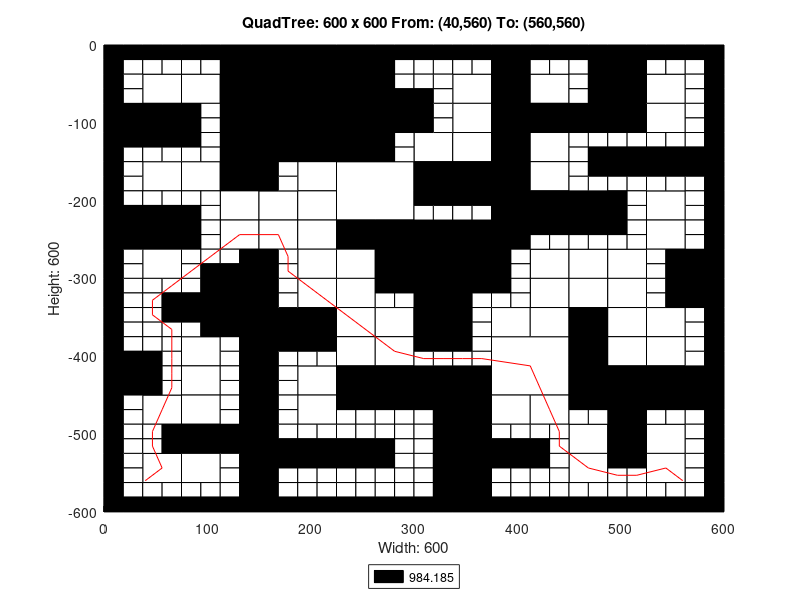

Source code (MATLAB):
axis([0 600 -600 0]);
title('QuadTree: 600 x 600 From: (40,560) To: (560,560)');
xlabel('Width: 600');
ylabel('Height: 600');
rectangle('Position',[150 -75 75 75], 'FaceColor',[0 0 0]);
rectangle('Position',[150 -150 75 75], 'FaceColor',[0 0 0]);
rectangle('Position',[225 -225 75 75], 'FaceColor',[1 1 1]);
rectangle('Position',[300 -300 75 75], 'FaceColor',[0 0 0]);
rectangle('Position',[375 -450 75 75], 'FaceColor',[1 1 1]);
rectangle('Position',[37.5 -75 37.5 37.5], 'FaceColor',[1 1 1]);
rectangle('Position',[112.5 -37.5 37.5 37.5], 'FaceColor',[0 0 0]);
rectangle('Position',[75 -75 37.5 37.5], 'FaceColor',[1 1 1]);
rectangle('Position',[112.5 -75 37.5 37.5], 'FaceColor',[0 0 0]);
rectangle('Position',[0 -112.5 37.5 37.5], 'FaceColor',[0 0 0]);
rectangle('Position',[37.5 -112.5 37.5 37.5], 'FaceColor',[0 0 0]);
rectangle('Position',[112.5 -112.5 37.5 37.5], 'FaceColor',[0 0 0]);
rectangle('Position',[112.5 -150 37.5 37.5], 'FaceColor',[0 0 0]);
rectangle('Position',[225 -37.5 37.5 37.5], 'FaceColor',[0 0 0]);
rectangle('Position',[225 -75 37.5 37.5], 'FaceColor',[0 0 0]);
rectangle('Position',[225 -112.5 37.5 37.5], 'FaceColor',[0 0 0]);
rectangle('Position',[262.5 -112.5 37.5 37.5], 'FaceColor',[0 0 0]);
rectangle('Position',[225 -150 37.5 37.5], 'FaceColor',[0 0 0]);
rectangle('Position',[37.5 -187.5 37.5 37.5], 'FaceColor',[1 1 1]);
rectangle('Position',[75 -187.5 37.5 37.5], 'FaceColor',[1 1 1]);
rectangle('Position',[112.5 -187.5 37.5 37.5], 'FaceColor',[0 0 0]);
rectangle('Position',[112.5 -225 37.5 37.5], 'FaceColor',[1 1 1]);
rectangle('Position',[0 -262.5 37.5 37.5], 'FaceColor',[0 0 0]);
rectangle('Position',[37.5 -262.5 37.5 37.5], 'FaceColor',[0 0 0]);
rectangle('Position',[37.5 -300 37.5 37.5], 'FaceColor',[1 1 1]);
rectangle('Position',[112.5 -262.5 37.5 37.5], 'FaceColor',[1 1 1]);
rectangle('Position',[187.5 -187.5 37.5 37.5], 'FaceColor',[1 1 1]);
rectangle('Position',[150 -225 37.5 37.5], 'FaceColor',[1 1 1]);
rectangle('Position',[187.5 -225 37.5 37.5], 'FaceColor',[1 1 1]);
rectangle('Position',[150 -262.5 37.5 37.5], 'FaceColor',[1 1 1]);
rectangle('Position',[187.5 -262.5 37.5 37.5], 'FaceColor',[1 1 1]);
rectangle('Position',[187.5 -300 37.5 37.5], 'FaceColor',[1 1 1]);
rectangle('Position',[225 -262.5 37.5 37.5], 'FaceColor',[0 0 0]);
rectangle('Position',[262.5 -262.5 37.5 37.5], 'FaceColor',[0 0 0]);
rectangle('Position',[225 -300 37.5 37.5], 'FaceColor',[1 1 1]);
rectangle('Position',[262.5 -300 37.5 37.5], 'FaceColor',[0 0 0]);
rectangle('Position',[337.5 -75 37.5 37.5], 'FaceColor',[1 1 1]);
rectangle('Position',[375 -37.5 37.5 37.5], 'FaceColor',[0 0 0]);
rectangle('Position',[375 -75 37.5 37.5], 'FaceColor',[0 0 0]);
rectangle('Position',[412.5 -75 37.5 37.5], 'FaceColor',[1 1 1]);
rectangle('Position',[337.5 -112.5 37.5 37.5], 'FaceColor',[1 1 1]);
rectangle('Position',[300 -150 37.5 37.5], 'FaceColor',[1 1 1]);
rectangle('Position',[337.5 -150 37.5 37.5], 'FaceColor',[1 1 1]);
rectangle('Position',[375 -112.5 37.5 37.5], 'FaceColor',[0 0 0]);
rectangle('Position',[412.5 -112.5 37.5 37.5], 'FaceColor',[0 0 0]);
rectangle('Position',[375 -150 37.5 37.5], 'FaceColor',[0 0 0]);
rectangle('Position',[412.5 -150 37.5 37.5], 'FaceColor',[1 1 1]);
rectangle('Position',[487.5 -37.5 37.5 37.5], 'FaceColor',[0 0 0]);
rectangle('Position',[487.5 -75 37.5 37.5], 'FaceColor',[0 0 0]);
rectangle('Position',[525 -75 37.5 37.5], 'FaceColor',[1 1 1]);
rectangle('Position',[450 -112.5 37.5 37.5], 'FaceColor',[0 0 0]);
rectangle('Position',[487.5 -112.5 37.5 37.5], 'FaceColor',[0 0 0]);
rectangle('Position',[525 -112.5 37.5 37.5], 'FaceColor',[1 1 1]);
rectangle('Position',[300 -187.5 37.5 37.5], 'FaceColor',[0 0 0]);
rectangle('Position',[337.5 -187.5 37.5 37.5], 'FaceColor',[0 0 0]);
rectangle('Position',[375 -187.5 37.5 37.5], 'FaceColor',[0 0 0]);
rectangle('Position',[412.5 -187.5 37.5 37.5], 'FaceColor',[1 1 1]);
rectangle('Position',[375 -225 37.5 37.5], 'FaceColor',[0 0 0]);
rectangle('Position',[412.5 -225 37.5 37.5], 'FaceColor',[0 0 0]);
rectangle('Position',[375 -262.5 37.5 37.5], 'FaceColor',[0 0 0]);
rectangle('Position',[412.5 -300 37.5 37.5], 'FaceColor',[1 1 1]);
rectangle('Position',[450 -225 37.5 37.5], 'FaceColor',[0 0 0]);
rectangle('Position',[525 -225 37.5 37.5], 'FaceColor',[1 1 1]);
rectangle('Position',[450 -300 37.5 37.5], 'FaceColor',[1 1 1]);
rectangle('Position',[487.5 -300 37.5 37.5], 'FaceColor',[1 1 1]);
rectangle('Position',[525 -262.5 37.5 37.5], 'FaceColor',[1 1 1]);
rectangle('Position',[562.5 -300 37.5 37.5], 'FaceColor',[0 0 0]);
rectangle('Position',[112.5 -337.5 37.5 37.5], 'FaceColor',[0 0 0]);
rectangle('Position',[112.5 -375 37.5 37.5], 'FaceColor',[0 0 0]);
rectangle('Position',[0 -450 37.5 37.5], 'FaceColor',[0 0 0]);
rectangle('Position',[75 -412.5 37.5 37.5], 'FaceColor',[1 1 1]);
rectangle('Position',[75 -450 37.5 37.5], 'FaceColor',[1 1 1]);
rectangle('Position',[187.5 -337.5 37.5 37.5], 'FaceColor',[1 1 1]);
rectangle('Position',[150 -375 37.5 37.5], 'FaceColor',[0 0 0]);
rectangle('Position',[187.5 -375 37.5 37.5], 'FaceColor',[0 0 0]);
rectangle('Position',[225 -337.5 37.5 37.5], 'FaceColor',[1 1 1]);
rectangle('Position',[225 -375 37.5 37.5], 'FaceColor',[1 1 1]);
rectangle('Position',[262.5 -375 37.5 37.5], 'FaceColor',[1 1 1]);
rectangle('Position',[187.5 -450 37.5 37.5], 'FaceColor',[1 1 1]);
rectangle('Position',[225 -412.5 37.5 37.5], 'FaceColor',[1 1 1]);
rectangle('Position',[262.5 -412.5 37.5 37.5], 'FaceColor',[1 1 1]);
rectangle('Position',[225 -450 37.5 37.5], 'FaceColor',[0 0 0]);
rectangle('Position',[262.5 -450 37.5 37.5], 'FaceColor',[0 0 0]);
rectangle('Position',[37.5 -487.5 37.5 37.5], 'FaceColor',[1 1 1]);
rectangle('Position',[75 -487.5 37.5 37.5], 'FaceColor',[1 1 1]);
rectangle('Position',[75 -525 37.5 37.5], 'FaceColor',[0 0 0]);
rectangle('Position',[112.5 -525 37.5 37.5], 'FaceColor',[0 0 0]);
rectangle('Position',[37.5 -562.5 37.5 37.5], 'FaceColor',[1 1 1]);
rectangle('Position',[75 -562.5 37.5 37.5], 'FaceColor',[1 1 1]);
rectangle('Position',[187.5 -487.5 37.5 37.5], 'FaceColor',[1 1 1]);
rectangle('Position',[300 -337.5 37.5 37.5], 'FaceColor',[0 0 0]);
rectangle('Position',[300 -375 37.5 37.5], 'FaceColor',[0 0 0]);
rectangle('Position',[412.5 -337.5 37.5 37.5], 'FaceColor',[1 1 1]);
rectangle('Position',[375 -375 37.5 37.5], 'FaceColor',[1 1 1]);
rectangle('Position',[412.5 -375 37.5 37.5], 'FaceColor',[1 1 1]);
rectangle('Position',[300 -450 37.5 37.5], 'FaceColor',[0 0 0]);
rectangle('Position',[337.5 -450 37.5 37.5], 'FaceColor',[0 0 0]);
rectangle('Position',[450 -337.5 37.5 37.5], 'FaceColor',[1 1 1]);
rectangle('Position',[487.5 -337.5 37.5 37.5], 'FaceColor',[1 1 1]);
rectangle('Position',[450 -375 37.5 37.5], 'FaceColor',[0 0 0]);
rectangle('Position',[487.5 -375 37.5 37.5], 'FaceColor',[1 1 1]);
rectangle('Position',[562.5 -337.5 37.5 37.5], 'FaceColor',[0 0 0]);
rectangle('Position',[525 -375 37.5 37.5], 'FaceColor',[1 1 1]);
rectangle('Position',[450 -412.5 37.5 37.5], 'FaceColor',[0 0 0]);
rectangle('Position',[487.5 -412.5 37.5 37.5], 'FaceColor',[1 1 1]);
rectangle('Position',[450 -450 37.5 37.5], 'FaceColor',[0 0 0]);
rectangle('Position',[487.5 -450 37.5 37.5], 'FaceColor',[0 0 0]);
rectangle('Position',[525 -412.5 37.5 37.5], 'FaceColor',[1 1 1]);
rectangle('Position',[525 -450 37.5 37.5], 'FaceColor',[0 0 0]);
rectangle('Position',[562.5 -450 37.5 37.5], 'FaceColor',[0 0 0]);
rectangle('Position',[337.5 -487.5 37.5 37.5], 'FaceColor',[0 0 0]);
rectangle('Position',[337.5 -525 37.5 37.5], 'FaceColor',[0 0 0]);
rectangle('Position',[375 -487.5 37.5 37.5], 'FaceColor',[1 1 1]);
rectangle('Position',[412.5 -487.5 37.5 37.5], 'FaceColor',[1 1 1]);
rectangle('Position',[337.5 -562.5 37.5 37.5], 'FaceColor',[0 0 0]);
rectangle('Position',[337.5 -600 37.5 37.5], 'FaceColor',[0 0 0]);
rectangle('Position',[487.5 -487.5 37.5 37.5], 'FaceColor',[0 0 0]);
rectangle('Position',[450 -525 37.5 37.5], 'FaceColor',[1 1 1]);
rectangle('Position',[487.5 -525 37.5 37.5], 'FaceColor',[0 0 0]);
rectangle('Position',[525 -525 37.5 37.5], 'FaceColor',[1 1 1]);
rectangle('Position',[450 -562.5 37.5 37.5], 'FaceColor',[1 1 1]);
rectangle('Position',[525 -562.5 37.5 37.5], 'FaceColor',[1 1 1]);
rectangle('Position',[0 -18.75 18.75 18.75], 'FaceColor',[0 0 0]);
rectangle('Position',[18.75 -18.75 18.75 18.75], 'FaceColor',[0 0 0]);
rectangle('Position',[0 -37.5 18.75 18.75], 'FaceColor',[0 0 0]);
rectangle('Position',[18.75 -37.5 18.75 18.75], 'FaceColor',[1 1 1]);
rectangle('Position',[37.5 -18.75 18.75 18.75], 'FaceColor',[0 0 0]);
rectangle('Position',[56.25 -18.75 18.75 18.75], 'FaceColor',[0 0 0]);
rectangle('Position',[37.5 -37.5 18.75 18.75], 'FaceColor',[1 1 1]);
rectangle('Position',[56.25 -37.5 18.75 18.75], 'FaceColor',[1 1 1]);
rectangle('Position',[0 -56.25 18.75 18.75], 'FaceColor',[0 0 0]);
rectangle('Position',[18.75 -56.25 18.75 18.75], 'FaceColor',[1 1 1]);
rectangle('Position',[0 -75 18.75 18.75], 'FaceColor',[0 0 0]);
rectangle('Position',[18.75 -75 18.75 18.75], 'FaceColor',[1 1 1]);
rectangle('Position',[75 -18.75 18.75 18.75], 'FaceColor',[0 0 0]);
rectangle('Position',[93.75 -18.75 18.75 18.75], 'FaceColor',[0 0 0]);
rectangle('Position',[75 -37.5 18.75 18.75], 'FaceColor',[1 1 1]);
rectangle('Position',[93.75 -37.5 18.75 18.75], 'FaceColor',[1 1 1]);
rectangle('Position',[0 -131.25 18.75 18.75], 'FaceColor',[0 0 0]);
rectangle('Position',[18.75 -131.25 18.75 18.75], 'FaceColor',[0 0 0]);
rectangle('Position',[0 -150 18.75 18.75], 'FaceColor',[0 0 0]);
rectangle('Position',[18.75 -150 18.75 18.75], 'FaceColor',[1 1 1]);
rectangle('Position',[37.5 -131.25 18.75 18.75], 'FaceColor',[0 0 0]);
rectangle('Position',[56.25 -131.25 18.75 18.75], 'FaceColor',[0 0 0]);
rectangle('Position',[37.5 -150 18.75 18.75], 'FaceColor',[1 1 1]);
rectangle('Position',[56.25 -150 18.75 18.75], 'FaceColor',[1 1 1]);
rectangle('Position',[75 -93.75 18.75 18.75], 'FaceColor',[0 0 0]);
rectangle('Position',[93.75 -93.75 18.75 18.75], 'FaceColor',[1 1 1]);
rectangle('Position',[75 -112.5 18.75 18.75], 'FaceColor',[0 0 0]);
rectangle('Position',[93.75 -112.5 18.75 18.75], 'FaceColor',[1 1 1]);
rectangle('Position',[75 -131.25 18.75 18.75], 'FaceColor',[0 0 0]);
rectangle('Position',[93.75 -131.25 18.75 18.75], 'FaceColor',[1 1 1]);
rectangle('Position',[75 -150 18.75 18.75], 'FaceColor',[1 1 1]);
rectangle('Position',[93.75 -150 18.75 18.75], 'FaceColor',[1 1 1]);
rectangle('Position',[262.5 -18.75 18.75 18.75], 'FaceColor',[0 0 0]);
rectangle('Position',[281.25 -18.75 18.75 18.75], 'FaceColor',[0 0 0]);
rectangle('Position',[262.5 -37.5 18.75 18.75], 'FaceColor',[0 0 0]);
rectangle('Position',[281.25 -37.5 18.75 18.75], 'FaceColor',[1 1 1]);
rectangle('Position',[262.5 -56.25 18.75 18.75], 'FaceColor',[0 0 0]);
rectangle('Position',[281.25 -56.25 18.75 18.75], 'FaceColor',[1 1 1]);
rectangle('Position',[262.5 -75 18.75 18.75], 'FaceColor',[0 0 0]);
rectangle('Position',[281.25 -75 18.75 18.75], 'FaceColor',[0 0 0]);
rectangle('Position',[262.5 -131.25 18.75 18.75], 'FaceColor',[0 0 0]);
rectangle('Position',[281.25 -131.25 18.75 18.75], 'FaceColor',[1 1 1]);
rectangle('Position',[262.5 -150 18.75 18.75], 'FaceColor',[0 0 0]);
rectangle('Position',[281.25 -150 18.75 18.75], 'FaceColor',[1 1 1]);
rectangle('Position',[0 -168.75 18.75 18.75], 'FaceColor',[0 0 0]);
rectangle('Position',[18.75 -168.75 18.75 18.75], 'FaceColor',[1 1 1]);
rectangle('Position',[0 -187.5 18.75 18.75], 'FaceColor',[0 0 0]);
rectangle('Position',[18.75 -187.5 18.75 18.75], 'FaceColor',[1 1 1]);
rectangle('Position',[0 -206.25 18.75 18.75], 'FaceColor',[0 0 0]);
rectangle('Position',[18.75 -206.25 18.75 18.75], 'FaceColor',[1 1 1]);
rectangle('Position',[0 -225 18.75 18.75], 'FaceColor',[0 0 0]);
rectangle('Position',[18.75 -225 18.75 18.75], 'FaceColor',[0 0 0]);
rectangle('Position',[37.5 -206.25 18.75 18.75], 'FaceColor',[1 1 1]);
rectangle('Position',[56.25 -206.25 18.75 18.75], 'FaceColor',[1 1 1]);
rectangle('Position',[37.5 -225 18.75 18.75], 'FaceColor',[0 0 0]);
rectangle('Position',[56.25 -225 18.75 18.75], 'FaceColor',[0 0 0]);
rectangle('Position',[75 -206.25 18.75 18.75], 'FaceColor',[1 1 1]);
rectangle('Position',[93.75 -206.25 18.75 18.75], 'FaceColor',[1 1 1]);
rectangle('Position',[75 -225 18.75 18.75], 'FaceColor',[0 0 0]);
rectangle('Position',[93.75 -225 18.75 18.75], 'FaceColor',[1 1 1]);
rectangle('Position',[0 -281.25 18.75 18.75], 'FaceColor',[0 0 0]);
rectangle('Position',[18.75 -281.25 18.75 18.75], 'FaceColor',[1 1 1]);
rectangle('Position',[0 -300 18.75 18.75], 'FaceColor',[0 0 0]);
rectangle('Position',[18.75 -300 18.75 18.75], 'FaceColor',[1 1 1]);
rectangle('Position',[75 -243.75 18.75 18.75], 'FaceColor',[0 0 0]);
rectangle('Position',[93.75 -243.75 18.75 18.75], 'FaceColor',[1 1 1]);
rectangle('Position',[75 -262.5 18.75 18.75], 'FaceColor',[0 0 0]);
rectangle('Position',[93.75 -262.5 18.75 18.75], 'FaceColor',[1 1 1]);
rectangle('Position',[75 -281.25 18.75 18.75], 'FaceColor',[1 1 1]);
rectangle('Position',[93.75 -281.25 18.75 18.75], 'FaceColor',[1 1 1]);
rectangle('Position',[75 -300 18.75 18.75], 'FaceColor',[1 1 1]);
rectangle('Position',[93.75 -300 18.75 18.75], 'FaceColor',[0 0 0]);
rectangle('Position',[112.5 -281.25 18.75 18.75], 'FaceColor',[1 1 1]);
rectangle('Position',[131.25 -281.25 18.75 18.75], 'FaceColor',[0 0 0]);
rectangle('Position',[112.5 -300 18.75 18.75], 'FaceColor',[0 0 0]);
rectangle('Position',[131.25 -300 18.75 18.75], 'FaceColor',[0 0 0]);
rectangle('Position',[150 -168.75 18.75 18.75], 'FaceColor',[0 0 0]);
rectangle('Position',[168.75 -168.75 18.75 18.75], 'FaceColor',[1 1 1]);
rectangle('Position',[150 -187.5 18.75 18.75], 'FaceColor',[0 0 0]);
rectangle('Position',[168.75 -187.5 18.75 18.75], 'FaceColor',[1 1 1]);
rectangle('Position',[150 -281.25 18.75 18.75], 'FaceColor',[0 0 0]);
rectangle('Position',[168.75 -281.25 18.75 18.75], 'FaceColor',[1 1 1]);
rectangle('Position',[150 -300 18.75 18.75], 'FaceColor',[0 0 0]);
rectangle('Position',[168.75 -300 18.75 18.75], 'FaceColor',[1 1 1]);
rectangle('Position',[300 -18.75 18.75 18.75], 'FaceColor',[0 0 0]);
rectangle('Position',[318.75 -18.75 18.75 18.75], 'FaceColor',[0 0 0]);
rectangle('Position',[300 -37.5 18.75 18.75], 'FaceColor',[1 1 1]);
rectangle('Position',[318.75 -37.5 18.75 18.75], 'FaceColor',[1 1 1]);
rectangle('Position',[337.5 -18.75 18.75 18.75], 'FaceColor',[0 0 0]);
rectangle('Position',[356.25 -18.75 18.75 18.75], 'FaceColor',[0 0 0]);
rectangle('Position',[337.5 -37.5 18.75 18.75], 'FaceColor',[1 1 1]);
rectangle('Position',[356.25 -37.5 18.75 18.75], 'FaceColor',[1 1 1]);
rectangle('Position',[300 -56.25 18.75 18.75], 'FaceColor',[1 1 1]);
rectangle('Position',[318.75 -56.25 18.75 18.75], 'FaceColor',[1 1 1]);
rectangle('Position',[300 -75 18.75 18.75], 'FaceColor',[0 0 0]);
rectangle('Position',[318.75 -75 18.75 18.75], 'FaceColor',[1 1 1]);
rectangle('Position',[412.5 -18.75 18.75 18.75], 'FaceColor',[0 0 0]);
rectangle('Position',[431.25 -18.75 18.75 18.75], 'FaceColor',[0 0 0]);
rectangle('Position',[412.5 -37.5 18.75 18.75], 'FaceColor',[1 1 1]);
rectangle('Position',[431.25 -37.5 18.75 18.75], 'FaceColor',[1 1 1]);
rectangle('Position',[300 -93.75 18.75 18.75], 'FaceColor',[0 0 0]);
rectangle('Position',[318.75 -93.75 18.75 18.75], 'FaceColor',[1 1 1]);
rectangle('Position',[300 -112.5 18.75 18.75], 'FaceColor',[0 0 0]);
rectangle('Position',[318.75 -112.5 18.75 18.75], 'FaceColor',[1 1 1]);
rectangle('Position',[450 -18.75 18.75 18.75], 'FaceColor',[0 0 0]);
rectangle('Position',[468.75 -18.75 18.75 18.75], 'FaceColor',[0 0 0]);
rectangle('Position',[450 -37.5 18.75 18.75], 'FaceColor',[1 1 1]);
rectangle('Position',[468.75 -37.5 18.75 18.75], 'FaceColor',[0 0 0]);
rectangle('Position',[450 -56.25 18.75 18.75], 'FaceColor',[1 1 1]);
rectangle('Position',[468.75 -56.25 18.75 18.75], 'FaceColor',[0 0 0]);
rectangle('Position',[450 -75 18.75 18.75], 'FaceColor',[1 1 1]);
rectangle('Position',[468.75 -75 18.75 18.75], 'FaceColor',[0 0 0]);
rectangle('Position',[525 -18.75 18.75 18.75], 'FaceColor',[0 0 0]);
rectangle('Position',[543.75 -18.75 18.75 18.75], 'FaceColor',[0 0 0]);
rectangle('Position',[525 -37.5 18.75 18.75], 'FaceColor',[1 1 1]);
rectangle('Position',[543.75 -37.5 18.75 18.75], 'FaceColor',[1 1 1]);
rectangle('Position',[562.5 -18.75 18.75 18.75], 'FaceColor',[0 0 0]);
rectangle('Position',[581.25 -18.75 18.75 18.75], 'FaceColor',[0 0 0]);
rectangle('Position',[562.5 -37.5 18.75 18.75], 'FaceColor',[1 1 1]);
rectangle('Position',[581.25 -37.5 18.75 18.75], 'FaceColor',[0 0 0]);
rectangle('Position',[562.5 -56.25 18.75 18.75], 'FaceColor',[1 1 1]);
rectangle('Position',[581.25 -56.25 18.75 18.75], 'FaceColor',[0 0 0]);
rectangle('Position',[562.5 -75 18.75 18.75], 'FaceColor',[1 1 1]);
rectangle('Position',[581.25 -75 18.75 18.75], 'FaceColor',[0 0 0]);
rectangle('Position',[450 -131.25 18.75 18.75], 'FaceColor',[1 1 1]);
rectangle('Position',[468.75 -131.25 18.75 18.75], 'FaceColor',[1 1 1]);
rectangle('Position',[450 -150 18.75 18.75], 'FaceColor',[1 1 1]);
rectangle('Position',[468.75 -150 18.75 18.75], 'FaceColor',[0 0 0]);
rectangle('Position',[487.5 -131.25 18.75 18.75], 'FaceColor',[1 1 1]);
rectangle('Position',[506.25 -131.25 18.75 18.75], 'FaceColor',[1 1 1]);
rectangle('Position',[487.5 -150 18.75 18.75], 'FaceColor',[0 0 0]);
rectangle('Position',[506.25 -150 18.75 18.75], 'FaceColor',[0 0 0]);
rectangle('Position',[562.5 -93.75 18.75 18.75], 'FaceColor',[1 1 1]);
rectangle('Position',[581.25 -93.75 18.75 18.75], 'FaceColor',[0 0 0]);
rectangle('Position',[562.5 -112.5 18.75 18.75], 'FaceColor',[1 1 1]);
rectangle('Position',[581.25 -112.5 18.75 18.75], 'FaceColor',[0 0 0]);
rectangle('Position',[525 -131.25 18.75 18.75], 'FaceColor',[1 1 1]);
rectangle('Position',[543.75 -131.25 18.75 18.75], 'FaceColor',[1 1 1]);
rectangle('Position',[525 -150 18.75 18.75], 'FaceColor',[0 0 0]);
rectangle('Position',[543.75 -150 18.75 18.75], 'FaceColor',[0 0 0]);
rectangle('Position',[562.5 -131.25 18.75 18.75], 'FaceColor',[1 1 1]);
rectangle('Position',[581.25 -131.25 18.75 18.75], 'FaceColor',[0 0 0]);
rectangle('Position',[562.5 -150 18.75 18.75], 'FaceColor',[0 0 0]);
rectangle('Position',[581.25 -150 18.75 18.75], 'FaceColor',[0 0 0]);
rectangle('Position',[300 -206.25 18.75 18.75], 'FaceColor',[0 0 0]);
rectangle('Position',[318.75 -206.25 18.75 18.75], 'FaceColor',[0 0 0]);
rectangle('Position',[300 -225 18.75 18.75], 'FaceColor',[1 1 1]);
rectangle('Position',[318.75 -225 18.75 18.75], 'FaceColor',[1 1 1]);
rectangle('Position',[337.5 -206.25 18.75 18.75], 'FaceColor',[0 0 0]);
rectangle('Position',[356.25 -206.25 18.75 18.75], 'FaceColor',[0 0 0]);
rectangle('Position',[337.5 -225 18.75 18.75], 'FaceColor',[1 1 1]);
rectangle('Position',[356.25 -225 18.75 18.75], 'FaceColor',[1 1 1]);
rectangle('Position',[412.5 -243.75 18.75 18.75], 'FaceColor',[0 0 0]);
rectangle('Position',[431.25 -243.75 18.75 18.75], 'FaceColor',[0 0 0]);
rectangle('Position',[412.5 -262.5 18.75 18.75], 'FaceColor',[1 1 1]);
rectangle('Position',[431.25 -262.5 18.75 18.75], 'FaceColor',[1 1 1]);
rectangle('Position',[375 -281.25 18.75 18.75], 'FaceColor',[0 0 0]);
rectangle('Position',[393.75 -281.25 18.75 18.75], 'FaceColor',[1 1 1]);
rectangle('Position',[375 -300 18.75 18.75], 'FaceColor',[0 0 0]);
rectangle('Position',[393.75 -300 18.75 18.75], 'FaceColor',[1 1 1]);
rectangle('Position',[450 -168.75 18.75 18.75], 'FaceColor',[1 1 1]);
rectangle('Position',[468.75 -168.75 18.75 18.75], 'FaceColor',[0 0 0]);
rectangle('Position',[450 -187.5 18.75 18.75], 'FaceColor',[1 1 1]);
rectangle('Position',[468.75 -187.5 18.75 18.75], 'FaceColor',[1 1 1]);
rectangle('Position',[487.5 -168.75 18.75 18.75], 'FaceColor',[0 0 0]);
rectangle('Position',[506.25 -168.75 18.75 18.75], 'FaceColor',[0 0 0]);
rectangle('Position',[487.5 -187.5 18.75 18.75], 'FaceColor',[1 1 1]);
rectangle('Position',[506.25 -187.5 18.75 18.75], 'FaceColor',[1 1 1]);
rectangle('Position',[487.5 -206.25 18.75 18.75], 'FaceColor',[0 0 0]);
rectangle('Position',[506.25 -206.25 18.75 18.75], 'FaceColor',[1 1 1]);
rectangle('Position',[487.5 -225 18.75 18.75], 'FaceColor',[0 0 0]);
rectangle('Position',[506.25 -225 18.75 18.75], 'FaceColor',[1 1 1]);
rectangle('Position',[525 -168.75 18.75 18.75], 'FaceColor',[0 0 0]);
rectangle('Position',[543.75 -168.75 18.75 18.75], 'FaceColor',[0 0 0]);
rectangle('Position',[525 -187.5 18.75 18.75], 'FaceColor',[1 1 1]);
rectangle('Position',[543.75 -187.5 18.75 18.75], 'FaceColor',[1 1 1]);
rectangle('Position',[562.5 -168.75 18.75 18.75], 'FaceColor',[0 0 0]);
rectangle('Position',[581.25 -168.75 18.75 18.75], 'FaceColor',[0 0 0]);
rectangle('Position',[562.5 -187.5 18.75 18.75], 'FaceColor',[1 1 1]);
rectangle('Position',[581.25 -187.5 18.75 18.75], 'FaceColor',[0 0 0]);
rectangle('Position',[562.5 -206.25 18.75 18.75], 'FaceColor',[1 1 1]);
rectangle('Position',[581.25 -206.25 18.75 18.75], 'FaceColor',[0 0 0]);
rectangle('Position',[562.5 -225 18.75 18.75], 'FaceColor',[1 1 1]);
rectangle('Position',[581.25 -225 18.75 18.75], 'FaceColor',[0 0 0]);
rectangle('Position',[450 -243.75 18.75 18.75], 'FaceColor',[0 0 0]);
rectangle('Position',[468.75 -243.75 18.75 18.75], 'FaceColor',[0 0 0]);
rectangle('Position',[450 -262.5 18.75 18.75], 'FaceColor',[1 1 1]);
rectangle('Position',[468.75 -262.5 18.75 18.75], 'FaceColor',[1 1 1]);
rectangle('Position',[487.5 -243.75 18.75 18.75], 'FaceColor',[0 0 0]);
rectangle('Position',[506.25 -243.75 18.75 18.75], 'FaceColor',[1 1 1]);
rectangle('Position',[487.5 -262.5 18.75 18.75], 'FaceColor',[1 1 1]);
rectangle('Position',[506.25 -262.5 18.75 18.75], 'FaceColor',[1 1 1]);
rectangle('Position',[562.5 -243.75 18.75 18.75], 'FaceColor',[1 1 1]);
rectangle('Position',[581.25 -243.75 18.75 18.75], 'FaceColor',[0 0 0]);
rectangle('Position',[562.5 -262.5 18.75 18.75], 'FaceColor',[1 1 1]);
rectangle('Position',[581.25 -262.5 18.75 18.75], 'FaceColor',[0 0 0]);
rectangle('Position',[525 -281.25 18.75 18.75], 'FaceColor',[1 1 1]);
rectangle('Position',[543.75 -281.25 18.75 18.75], 'FaceColor',[0 0 0]);
rectangle('Position',[525 -300 18.75 18.75], 'FaceColor',[1 1 1]);
rectangle('Position',[543.75 -300 18.75 18.75], 'FaceColor',[0 0 0]);
rectangle('Position',[0 -318.75 18.75 18.75], 'FaceColor',[0 0 0]);
rectangle('Position',[18.75 -318.75 18.75 18.75], 'FaceColor',[1 1 1]);
rectangle('Position',[0 -337.5 18.75 18.75], 'FaceColor',[0 0 0]);
rectangle('Position',[18.75 -337.5 18.75 18.75], 'FaceColor',[1 1 1]);
rectangle('Position',[37.5 -318.75 18.75 18.75], 'FaceColor',[1 1 1]);
rectangle('Position',[56.25 -318.75 18.75 18.75], 'FaceColor',[1 1 1]);
rectangle('Position',[37.5 -337.5 18.75 18.75], 'FaceColor',[1 1 1]);
rectangle('Position',[56.25 -337.5 18.75 18.75], 'FaceColor',[0 0 0]);
rectangle('Position',[0 -356.25 18.75 18.75], 'FaceColor',[0 0 0]);
rectangle('Position',[18.75 -356.25 18.75 18.75], 'FaceColor',[1 1 1]);
rectangle('Position',[0 -375 18.75 18.75], 'FaceColor',[0 0 0]);
rectangle('Position',[18.75 -375 18.75 18.75], 'FaceColor',[1 1 1]);
rectangle('Position',[37.5 -356.25 18.75 18.75], 'FaceColor',[1 1 1]);
rectangle('Position',[56.25 -356.25 18.75 18.75], 'FaceColor',[0 0 0]);
rectangle('Position',[37.5 -375 18.75 18.75], 'FaceColor',[1 1 1]);
rectangle('Position',[56.25 -375 18.75 18.75], 'FaceColor',[1 1 1]);
rectangle('Position',[75 -318.75 18.75 18.75], 'FaceColor',[1 1 1]);
rectangle('Position',[93.75 -318.75 18.75 18.75], 'FaceColor',[0 0 0]);
rectangle('Position',[75 -337.5 18.75 18.75], 'FaceColor',[0 0 0]);
rectangle('Position',[93.75 -337.5 18.75 18.75], 'FaceColor',[0 0 0]);
rectangle('Position',[75 -356.25 18.75 18.75], 'FaceColor',[0 0 0]);
rectangle('Position',[93.75 -356.25 18.75 18.75], 'FaceColor',[0 0 0]);
rectangle('Position',[75 -375 18.75 18.75], 'FaceColor',[1 1 1]);
rectangle('Position',[93.75 -375 18.75 18.75], 'FaceColor',[0 0 0]);
rectangle('Position',[0 -393.75 18.75 18.75], 'FaceColor',[0 0 0]);
rectangle('Position',[18.75 -393.75 18.75 18.75], 'FaceColor',[1 1 1]);
rectangle('Position',[0 -412.5 18.75 18.75], 'FaceColor',[0 0 0]);
rectangle('Position',[18.75 -412.5 18.75 18.75], 'FaceColor',[0 0 0]);
rectangle('Position',[37.5 -393.75 18.75 18.75], 'FaceColor',[1 1 1]);
rectangle('Position',[56.25 -393.75 18.75 18.75], 'FaceColor',[1 1 1]);
rectangle('Position',[37.5 -412.5 18.75 18.75], 'FaceColor',[0 0 0]);
rectangle('Position',[56.25 -412.5 18.75 18.75], 'FaceColor',[1 1 1]);
rectangle('Position',[37.5 -431.25 18.75 18.75], 'FaceColor',[0 0 0]);
rectangle('Position',[56.25 -431.25 18.75 18.75], 'FaceColor',[1 1 1]);
rectangle('Position',[37.5 -450 18.75 18.75], 'FaceColor',[0 0 0]);
rectangle('Position',[56.25 -450 18.75 18.75], 'FaceColor',[1 1 1]);
rectangle('Position',[112.5 -393.75 18.75 18.75], 'FaceColor',[1 1 1]);
rectangle('Position',[131.25 -393.75 18.75 18.75], 'FaceColor',[0 0 0]);
rectangle('Position',[112.5 -412.5 18.75 18.75], 'FaceColor',[1 1 1]);
rectangle('Position',[131.25 -412.5 18.75 18.75], 'FaceColor',[0 0 0]);
rectangle('Position',[112.5 -431.25 18.75 18.75], 'FaceColor',[1 1 1]);
rectangle('Position',[131.25 -431.25 18.75 18.75], 'FaceColor',[0 0 0]);
rectangle('Position',[112.5 -450 18.75 18.75], 'FaceColor',[1 1 1]);
rectangle('Position',[131.25 -450 18.75 18.75], 'FaceColor',[0 0 0]);
rectangle('Position',[150 -318.75 18.75 18.75], 'FaceColor',[0 0 0]);
rectangle('Position',[168.75 -318.75 18.75 18.75], 'FaceColor',[1 1 1]);
rectangle('Position',[150 -337.5 18.75 18.75], 'FaceColor',[0 0 0]);
rectangle('Position',[168.75 -337.5 18.75 18.75], 'FaceColor',[1 1 1]);
rectangle('Position',[262.5 -318.75 18.75 18.75], 'FaceColor',[0 0 0]);
rectangle('Position',[281.25 -318.75 18.75 18.75], 'FaceColor',[0 0 0]);
rectangle('Position',[262.5 -337.5 18.75 18.75], 'FaceColor',[1 1 1]);
rectangle('Position',[281.25 -337.5 18.75 18.75], 'FaceColor',[1 1 1]);
rectangle('Position',[150 -393.75 18.75 18.75], 'FaceColor',[0 0 0]);
rectangle('Position',[168.75 -393.75 18.75 18.75], 'FaceColor',[0 0 0]);
rectangle('Position',[150 -412.5 18.75 18.75], 'FaceColor',[0 0 0]);
rectangle('Position',[168.75 -412.5 18.75 18.75], 'FaceColor',[1 1 1]);
rectangle('Position',[187.5 -393.75 18.75 18.75], 'FaceColor',[0 0 0]);
rectangle('Position',[206.25 -393.75 18.75 18.75], 'FaceColor',[0 0 0]);
rectangle('Position',[187.5 -412.5 18.75 18.75], 'FaceColor',[1 1 1]);
rectangle('Position',[206.25 -412.5 18.75 18.75], 'FaceColor',[1 1 1]);
rectangle('Position',[150 -431.25 18.75 18.75], 'FaceColor',[0 0 0]);
rectangle('Position',[168.75 -431.25 18.75 18.75], 'FaceColor',[1 1 1]);
rectangle('Position',[150 -450 18.75 18.75], 'FaceColor',[0 0 0]);
rectangle('Position',[168.75 -450 18.75 18.75], 'FaceColor',[1 1 1]);
rectangle('Position',[0 -468.75 18.75 18.75], 'FaceColor',[0 0 0]);
rectangle('Position',[18.75 -468.75 18.75 18.75], 'FaceColor',[1 1 1]);
rectangle('Position',[0 -487.5 18.75 18.75], 'FaceColor',[0 0 0]);
rectangle('Position',[18.75 -487.5 18.75 18.75], 'FaceColor',[1 1 1]);
rectangle('Position',[0 -506.25 18.75 18.75], 'FaceColor',[0 0 0]);
rectangle('Position',[18.75 -506.25 18.75 18.75], 'FaceColor',[1 1 1]);
rectangle('Position',[0 -525 18.75 18.75], 'FaceColor',[0 0 0]);
rectangle('Position',[18.75 -525 18.75 18.75], 'FaceColor',[1 1 1]);
rectangle('Position',[37.5 -506.25 18.75 18.75], 'FaceColor',[1 1 1]);
rectangle('Position',[56.25 -506.25 18.75 18.75], 'FaceColor',[0 0 0]);
rectangle('Position',[37.5 -525 18.75 18.75], 'FaceColor',[1 1 1]);
rectangle('Position',[56.25 -525 18.75 18.75], 'FaceColor',[0 0 0]);
rectangle('Position',[112.5 -468.75 18.75 18.75], 'FaceColor',[1 1 1]);
rectangle('Position',[131.25 -468.75 18.75 18.75], 'FaceColor',[0 0 0]);
rectangle('Position',[112.5 -487.5 18.75 18.75], 'FaceColor',[1 1 1]);
rectangle('Position',[131.25 -487.5 18.75 18.75], 'FaceColor',[0 0 0]);
rectangle('Position',[0 -543.75 18.75 18.75], 'FaceColor',[0 0 0]);
rectangle('Position',[18.75 -543.75 18.75 18.75], 'FaceColor',[1 1 1]);
rectangle('Position',[0 -562.5 18.75 18.75], 'FaceColor',[0 0 0]);
rectangle('Position',[18.75 -562.5 18.75 18.75], 'FaceColor',[1 1 1]);
rectangle('Position',[0 -581.25 18.75 18.75], 'FaceColor',[0 0 0]);
rectangle('Position',[18.75 -581.25 18.75 18.75], 'FaceColor',[1 1 1]);
rectangle('Position',[0 -600 18.75 18.75], 'FaceColor',[0 0 0]);
rectangle('Position',[18.75 -600 18.75 18.75], 'FaceColor',[0 0 0]);
rectangle('Position',[37.5 -581.25 18.75 18.75], 'FaceColor',[1 1 1]);
rectangle('Position',[56.25 -581.25 18.75 18.75], 'FaceColor',[1 1 1]);
rectangle('Position',[37.5 -600 18.75 18.75], 'FaceColor',[0 0 0]);
rectangle('Position',[56.25 -600 18.75 18.75], 'FaceColor',[0 0 0]);
rectangle('Position',[112.5 -543.75 18.75 18.75], 'FaceColor',[1 1 1]);
rectangle('Position',[131.25 -543.75 18.75 18.75], 'FaceColor',[0 0 0]);
rectangle('Position',[112.5 -562.5 18.75 18.75], 'FaceColor',[1 1 1]);
rectangle('Position',[131.25 -562.5 18.75 18.75], 'FaceColor',[0 0 0]);
rectangle('Position',[75 -581.25 18.75 18.75], 'FaceColor',[1 1 1]);
rectangle('Position',[93.75 -581.25 18.75 18.75], 'FaceColor',[1 1 1]);
rectangle('Position',[75 -600 18.75 18.75], 'FaceColor',[0 0 0]);
rectangle('Position',[93.75 -600 18.75 18.75], 'FaceColor',[0 0 0]);
rectangle('Position',[112.5 -581.25 18.75 18.75], 'FaceColor',[1 1 1]);
rectangle('Position',[131.25 -581.25 18.75 18.75], 'FaceColor',[0 0 0]);
rectangle('Position',[112.5 -600 18.75 18.75], 'FaceColor',[0 0 0]);
rectangle('Position',[131.25 -600 18.75 18.75], 'FaceColor',[0 0 0]);
rectangle('Position',[150 -468.75 18.75 18.75], 'FaceColor',[0 0 0]);
rectangle('Position',[168.75 -468.75 18.75 18.75], 'FaceColor',[1 1 1]);
rectangle('Position',[150 -487.5 18.75 18.75], 'FaceColor',[0 0 0]);
rectangle('Position',[168.75 -487.5 18.75 18.75], 'FaceColor',[1 1 1]);
rectangle('Position',[150 -506.25 18.75 18.75], 'FaceColor',[0 0 0]);
rectangle('Position',[168.75 -506.25 18.75 18.75], 'FaceColor',[1 1 1]);
rectangle('Position',[150 -525 18.75 18.75], 'FaceColor',[0 0 0]);
rectangle('Position',[168.75 -525 18.75 18.75], 'FaceColor',[0 0 0]);
rectangle('Position',[187.5 -506.25 18.75 18.75], 'FaceColor',[1 1 1]);
rectangle('Position',[206.25 -506.25 18.75 18.75], 'FaceColor',[1 1 1]);
rectangle('Position',[187.5 -525 18.75 18.75], 'FaceColor',[0 0 0]);
rectangle('Position',[206.25 -525 18.75 18.75], 'FaceColor',[0 0 0]);
rectangle('Position',[225 -468.75 18.75 18.75], 'FaceColor',[0 0 0]);
rectangle('Position',[243.75 -468.75 18.75 18.75], 'FaceColor',[0 0 0]);
rectangle('Position',[225 -487.5 18.75 18.75], 'FaceColor',[1 1 1]);
rectangle('Position',[243.75 -487.5 18.75 18.75], 'FaceColor',[1 1 1]);
rectangle('Position',[262.5 -468.75 18.75 18.75], 'FaceColor',[0 0 0]);
rectangle('Position',[281.25 -468.75 18.75 18.75], 'FaceColor',[0 0 0]);
rectangle('Position',[262.5 -487.5 18.75 18.75], 'FaceColor',[1 1 1]);
rectangle('Position',[281.25 -487.5 18.75 18.75], 'FaceColor',[1 1 1]);
rectangle('Position',[225 -506.25 18.75 18.75], 'FaceColor',[1 1 1]);
rectangle('Position',[243.75 -506.25 18.75 18.75], 'FaceColor',[1 1 1]);
rectangle('Position',[225 -525 18.75 18.75], 'FaceColor',[0 0 0]);
rectangle('Position',[243.75 -525 18.75 18.75], 'FaceColor',[0 0 0]);
rectangle('Position',[262.5 -506.25 18.75 18.75], 'FaceColor',[1 1 1]);
rectangle('Position',[281.25 -506.25 18.75 18.75], 'FaceColor',[1 1 1]);
rectangle('Position',[262.5 -525 18.75 18.75], 'FaceColor',[0 0 0]);
rectangle('Position',[281.25 -525 18.75 18.75], 'FaceColor',[1 1 1]);
rectangle('Position',[150 -543.75 18.75 18.75], 'FaceColor',[0 0 0]);
rectangle('Position',[168.75 -543.75 18.75 18.75], 'FaceColor',[0 0 0]);
rectangle('Position',[150 -562.5 18.75 18.75], 'FaceColor',[0 0 0]);
rectangle('Position',[168.75 -562.5 18.75 18.75], 'FaceColor',[1 1 1]);
rectangle('Position',[187.5 -543.75 18.75 18.75], 'FaceColor',[0 0 0]);
rectangle('Position',[206.25 -543.75 18.75 18.75], 'FaceColor',[0 0 0]);
rectangle('Position',[187.5 -562.5 18.75 18.75], 'FaceColor',[1 1 1]);
rectangle('Position',[206.25 -562.5 18.75 18.75], 'FaceColor',[1 1 1]);
rectangle('Position',[150 -581.25 18.75 18.75], 'FaceColor',[0 0 0]);
rectangle('Position',[168.75 -581.25 18.75 18.75], 'FaceColor',[1 1 1]);
rectangle('Position',[150 -600 18.75 18.75], 'FaceColor',[0 0 0]);
rectangle('Position',[168.75 -600 18.75 18.75], 'FaceColor',[0 0 0]);
rectangle('Position',[187.5 -581.25 18.75 18.75], 'FaceColor',[1 1 1]);
rectangle('Position',[206.25 -581.25 18.75 18.75], 'FaceColor',[1 1 1]);
rectangle('Position',[187.5 -600 18.75 18.75], 'FaceColor',[0 0 0]);
rectangle('Position',[206.25 -600 18.75 18.75], 'FaceColor',[0 0 0]);
rectangle('Position',[225 -543.75 18.75 18.75], 'FaceColor',[0 0 0]);
rectangle('Position',[243.75 -543.75 18.75 18.75], 'FaceColor',[0 0 0]);
rectangle('Position',[225 -562.5 18.75 18.75], 'FaceColor',[1 1 1]);
rectangle('Position',[243.75 -562.5 18.75 18.75], 'FaceColor',[1 1 1]);
rectangle('Position',[262.5 -543.75 18.75 18.75], 'FaceColor',[0 0 0]);
rectangle('Position',[281.25 -543.75 18.75 18.75], 'FaceColor',[1 1 1]);
rectangle('Position',[262.5 -562.5 18.75 18.75], 'FaceColor',[1 1 1]);
rectangle('Position',[281.25 -562.5 18.75 18.75], 'FaceColor',[1 1 1]);
rectangle('Position',[225 -581.25 18.75 18.75], 'FaceColor',[1 1 1]);
rectangle('Position',[243.75 -581.25 18.75 18.75], 'FaceColor',[1 1 1]);
rectangle('Position',[225 -600 18.75 18.75], 'FaceColor',[0 0 0]);
rectangle('Position',[243.75 -600 18.75 18.75], 'FaceColor',[0 0 0]);
rectangle('Position',[262.5 -581.25 18.75 18.75], 'FaceColor',[1 1 1]);
rectangle('Position',[281.25 -581.25 18.75 18.75], 'FaceColor',[1 1 1]);
rectangle('Position',[262.5 -600 18.75 18.75], 'FaceColor',[0 0 0]);
rectangle('Position',[281.25 -600 18.75 18.75], 'FaceColor',[0 0 0]);
rectangle('Position',[337.5 -318.75 18.75 18.75], 'FaceColor',[0 0 0]);
rectangle('Position',[356.25 -318.75 18.75 18.75], 'FaceColor',[0 0 0]);
rectangle('Position',[337.5 -337.5 18.75 18.75], 'FaceColor',[0 0 0]);
rectangle('Position',[356.25 -337.5 18.75 18.75], 'FaceColor',[1 1 1]);
rectangle('Position',[337.5 -356.25 18.75 18.75], 'FaceColor',[0 0 0]);
rectangle('Position',[356.25 -356.25 18.75 18.75], 'FaceColor',[1 1 1]);
rectangle('Position',[337.5 -375 18.75 18.75], 'FaceColor',[0 0 0]);
rectangle('Position',[356.25 -375 18.75 18.75], 'FaceColor',[1 1 1]);
rectangle('Position',[375 -318.75 18.75 18.75], 'FaceColor',[0 0 0]);
rectangle('Position',[393.75 -318.75 18.75 18.75], 'FaceColor',[1 1 1]);
rectangle('Position',[375 -337.5 18.75 18.75], 'FaceColor',[1 1 1]);
rectangle('Position',[393.75 -337.5 18.75 18.75], 'FaceColor',[1 1 1]);
rectangle('Position',[300 -393.75 18.75 18.75], 'FaceColor',[0 0 0]);
rectangle('Position',[318.75 -393.75 18.75 18.75], 'FaceColor',[0 0 0]);
rectangle('Position',[300 -412.5 18.75 18.75], 'FaceColor',[1 1 1]);
rectangle('Position',[318.75 -412.5 18.75 18.75], 'FaceColor',[1 1 1]);
rectangle('Position',[337.5 -393.75 18.75 18.75], 'FaceColor',[0 0 0]);
rectangle('Position',[356.25 -393.75 18.75 18.75], 'FaceColor',[1 1 1]);
rectangle('Position',[337.5 -412.5 18.75 18.75], 'FaceColor',[1 1 1]);
rectangle('Position',[356.25 -412.5 18.75 18.75], 'FaceColor',[1 1 1]);
rectangle('Position',[525 -318.75 18.75 18.75], 'FaceColor',[1 1 1]);
rectangle('Position',[543.75 -318.75 18.75 18.75], 'FaceColor',[0 0 0]);
rectangle('Position',[525 -337.5 18.75 18.75], 'FaceColor',[1 1 1]);
rectangle('Position',[543.75 -337.5 18.75 18.75], 'FaceColor',[0 0 0]);
rectangle('Position',[562.5 -356.25 18.75 18.75], 'FaceColor',[1 1 1]);
rectangle('Position',[581.25 -356.25 18.75 18.75], 'FaceColor',[0 0 0]);
rectangle('Position',[562.5 -375 18.75 18.75], 'FaceColor',[1 1 1]);
rectangle('Position',[581.25 -375 18.75 18.75], 'FaceColor',[0 0 0]);
rectangle('Position',[562.5 -393.75 18.75 18.75], 'FaceColor',[1 1 1]);
rectangle('Position',[581.25 -393.75 18.75 18.75], 'FaceColor',[0 0 0]);
rectangle('Position',[562.5 -412.5 18.75 18.75], 'FaceColor',[1 1 1]);
rectangle('Position',[581.25 -412.5 18.75 18.75], 'FaceColor',[0 0 0]);
rectangle('Position',[300 -468.75 18.75 18.75], 'FaceColor',[0 0 0]);
rectangle('Position',[318.75 -468.75 18.75 18.75], 'FaceColor',[0 0 0]);
rectangle('Position',[300 -487.5 18.75 18.75], 'FaceColor',[1 1 1]);
rectangle('Position',[318.75 -487.5 18.75 18.75], 'FaceColor',[0 0 0]);
rectangle('Position',[300 -506.25 18.75 18.75], 'FaceColor',[1 1 1]);
rectangle('Position',[318.75 -506.25 18.75 18.75], 'FaceColor',[0 0 0]);
rectangle('Position',[300 -525 18.75 18.75], 'FaceColor',[1 1 1]);
rectangle('Position',[318.75 -525 18.75 18.75], 'FaceColor',[0 0 0]);
rectangle('Position',[375 -506.25 18.75 18.75], 'FaceColor',[1 1 1]);
rectangle('Position',[393.75 -506.25 18.75 18.75], 'FaceColor',[1 1 1]);
rectangle('Position',[375 -525 18.75 18.75], 'FaceColor',[0 0 0]);
rectangle('Position',[393.75 -525 18.75 18.75], 'FaceColor',[0 0 0]);
rectangle('Position',[412.5 -506.25 18.75 18.75], 'FaceColor',[1 1 1]);
rectangle('Position',[431.25 -506.25 18.75 18.75], 'FaceColor',[1 1 1]);
rectangle('Position',[412.5 -525 18.75 18.75], 'FaceColor',[0 0 0]);
rectangle('Position',[431.25 -525 18.75 18.75], 'FaceColor',[1 1 1]);
rectangle('Position',[300 -543.75 18.75 18.75], 'FaceColor',[1 1 1]);
rectangle('Position',[318.75 -543.75 18.75 18.75], 'FaceColor',[0 0 0]);
rectangle('Position',[300 -562.5 18.75 18.75], 'FaceColor',[1 1 1]);
rectangle('Position',[318.75 -562.5 18.75 18.75], 'FaceColor',[0 0 0]);
rectangle('Position',[300 -581.25 18.75 18.75], 'FaceColor',[1 1 1]);
rectangle('Position',[318.75 -581.25 18.75 18.75], 'FaceColor',[0 0 0]);
rectangle('Position',[300 -600 18.75 18.75], 'FaceColor',[0 0 0]);
rectangle('Position',[318.75 -600 18.75 18.75], 'FaceColor',[0 0 0]);
rectangle('Position',[375 -543.75 18.75 18.75], 'FaceColor',[0 0 0]);
rectangle('Position',[393.75 -543.75 18.75 18.75], 'FaceColor',[0 0 0]);
rectangle('Position',[375 -562.5 18.75 18.75], 'FaceColor',[1 1 1]);
rectangle('Position',[393.75 -562.5 18.75 18.75], 'FaceColor',[1 1 1]);
rectangle('Position',[412.5 -543.75 18.75 18.75], 'FaceColor',[0 0 0]);
rectangle('Position',[431.25 -543.75 18.75 18.75], 'FaceColor',[1 1 1]);
rectangle('Position',[412.5 -562.5 18.75 18.75], 'FaceColor',[1 1 1]);
rectangle('Position',[431.25 -562.5 18.75 18.75], 'FaceColor',[1 1 1]);
rectangle('Position',[375 -581.25 18.75 18.75], 'FaceColor',[1 1 1]);
rectangle('Position',[393.75 -581.25 18.75 18.75], 'FaceColor',[1 1 1]);
rectangle('Position',[375 -600 18.75 18.75], 'FaceColor',[0 0 0]);
rectangle('Position',[393.75 -600 18.75 18.75], 'FaceColor',[0 0 0]);
rectangle('Position',[412.5 -581.25 18.75 18.75], 'FaceColor',[1 1 1]);
rectangle('Position',[431.25 -581.25 18.75 18.75], 'FaceColor',[1 1 1]);
rectangle('Position',[412.5 -600 18.75 18.75], 'FaceColor',[0 0 0]);
rectangle('Position',[431.25 -600 18.75 18.75], 'FaceColor',[0 0 0]);
rectangle('Position',[450 -468.75 18.75 18.75], 'FaceColor',[0 0 0]);
rectangle('Position',[468.75 -468.75 18.75 18.75], 'FaceColor',[0 0 0]);
rectangle('Position',[450 -487.5 18.75 18.75], 'FaceColor',[1 1 1]);
rectangle('Position',[468.75 -487.5 18.75 18.75], 'FaceColor',[1 1 1]);
rectangle('Position',[525 -468.75 18.75 18.75], 'FaceColor',[0 0 0]);
rectangle('Position',[543.75 -468.75 18.75 18.75], 'FaceColor',[0 0 0]);
rectangle('Position',[525 -487.5 18.75 18.75], 'FaceColor',[1 1 1]);
rectangle('Position',[543.75 -487.5 18.75 18.75], 'FaceColor',[1 1 1]);
rectangle('Position',[562.5 -468.75 18.75 18.75], 'FaceColor',[0 0 0]);
rectangle('Position',[581.25 -468.75 18.75 18.75], 'FaceColor',[0 0 0]);
rectangle('Position',[562.5 -487.5 18.75 18.75], 'FaceColor',[1 1 1]);
rectangle('Position',[581.25 -487.5 18.75 18.75], 'FaceColor',[0 0 0]);
rectangle('Position',[562.5 -506.25 18.75 18.75], 'FaceColor',[1 1 1]);
rectangle('Position',[581.25 -506.25 18.75 18.75], 'FaceColor',[0 0 0]);
rectangle('Position',[562.5 -525 18.75 18.75], 'FaceColor',[1 1 1]);
rectangle('Position',[581.25 -525 18.75 18.75], 'FaceColor',[0 0 0]);
rectangle('Position',[487.5 -543.75 18.75 18.75], 'FaceColor',[0 0 0]);
rectangle('Position',[506.25 -543.75 18.75 18.75], 'FaceColor',[0 0 0]);
rectangle('Position',[487.5 -562.5 18.75 18.75], 'FaceColor',[1 1 1]);
rectangle('Position',[506.25 -562.5 18.75 18.75], 'FaceColor',[1 1 1]);
rectangle('Position',[450 -581.25 18.75 18.75], 'FaceColor',[1 1 1]);
rectangle('Position',[468.75 -581.25 18.75 18.75], 'FaceColor',[1 1 1]);
rectangle('Position',[450 -600 18.75 18.75], 'FaceColor',[0 0 0]);
rectangle('Position',[468.75 -600 18.75 18.75], 'FaceColor',[0 0 0]);
rectangle('Position',[487.5 -581.25 18.75 18.75], 'FaceColor',[1 1 1]);
rectangle('Position',[506.25 -581.25 18.75 18.75], 'FaceColor',[1 1 1]);
rectangle('Position',[487.5 -600 18.75 18.75], 'FaceColor',[0 0 0]);
rectangle('Position',[506.25 -600 18.75 18.75], 'FaceColor',[0 0 0]);
rectangle('Position',[562.5 -543.75 18.75 18.75], 'FaceColor',[1 1 1]);
rectangle('Position',[581.25 -543.75 18.75 18.75], 'FaceColor',[0 0 0]);
rectangle('Position',[562.5 -562.5 18.75 18.75], 'FaceColor',[1 1 1]);
rectangle('Position',[581.25 -562.5 18.75 18.75], 'FaceColor',[0 0 0]);
rectangle('Position',[525 -581.25 18.75 18.75], 'FaceColor',[1 1 1]);
rectangle('Position',[543.75 -581.25 18.75 18.75], 'FaceColor',[1 1 1]);
rectangle('Position',[525 -600 18.75 18.75], 'FaceColor',[0 0 0]);
rectangle('Position',[543.75 -600 18.75 18.75], 'FaceColor',[0 0 0]);
rectangle('Position',[562.5 -581.25 18.75 18.75], 'FaceColor',[1 1 1]);
rectangle('Position',[581.25 -581.25 18.75 18.75], 'FaceColor',[0 0 0]);
rectangle('Position',[562.5 -600 18.75 18.75], 'FaceColor',[0 0 0]);
rectangle('Position',[581.25 -600 18.75 18.75], 'FaceColor',[0 0 0]);
X=[560,543.75,515.625,496.875,468.75,440.625,440.625,431.25,412.5,365.625,346.875,328.125,309.375,281.25,243.75,206.25,178.125,178.125,168.75,131.25,103.125,84.375,65.625,46.875,46.875,65.625,65.625,65.625,65.625,65.625,56.25,46.875,46.875,56.25,40];
Y=[-560,-543.75,-553.125,-553.125,-543.75,-515.625,-496.875,-468.75,-412.5,-403.125,-403.125,-403.125,-403.125,-393.75,-356.25,-318.75,-290.625,-271.875,-243.75,-243.75,-271.875,-290.625,-309.375,-328.125,-346.875,-365.625,-384.375,-403.125,-421.875,-440.625,-468.75,-496.875,-515.625,-543.75,-560];
hold on;
plot(X,Y,'r');
legend('984.185','Location','southoutside');
